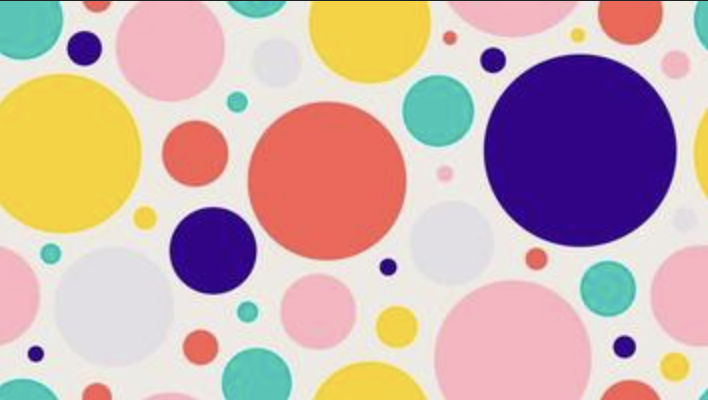
#> input picture circles2.png, 708 x 400 px, found by its file name
$ python objectdetection2.py
#> lines starting #> are read from the running program, lines starting #| are printed output that depends on the picture; after the words box and inside, x2 and y2 are one past the last pixel; in counts of white or black regions, pixels touching at a corner belong together
import cv2
import numpy as np

image1 = cv2.imread("Object Detection/circles2.png", cv2.IMREAD_COLOR )
#> image1 is the input picture: shape (400, 708, 3); mean B, G, R 174.1, 176.5, 203.2
# the image is in black and white but we are giving the computer an illusion that it is in color

grey = cv2.cvtColor(image1, cv2.COLOR_BGR2GRAY)
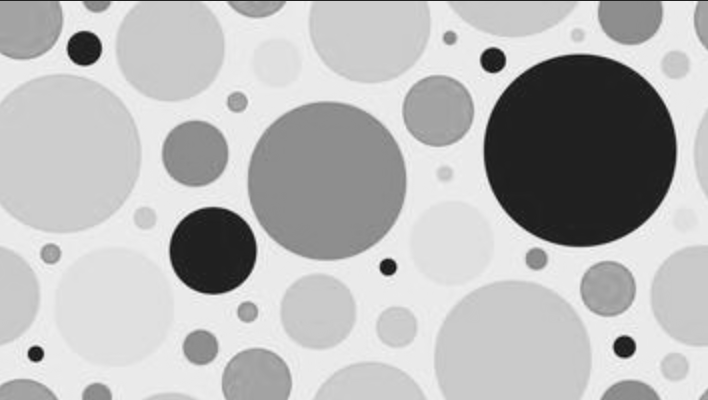
#> grey: shape (400, 708); min 17, max 247, mean 184.2
# we are converting the image into greyscale as for the requirement for object detection by the computer

blurgrey = cv2.blur(grey, (3,3))

detectedcircles = cv2.HoughCircles(blurgrey, cv2.HOUGH_GRADIENT, 1, 20, param1=50, param2= 30, minRadius=1, maxRadius=200)
#> detectedcircles = 33 rows, first 8: [579.5, 149.5, 96.1], [327.5, 181.5, 80.2], [170.5, 46.5, 54.9], [212.5, 250.5, 44], [62.5, 153.5, 78.9], [437.5, 110.5, 35.3], [513.5, 359.5, 79.5], [368.5, 22.5, 60.2]
# houghcircles is a function to find the circles, blurgrey is a grid of the image, houghgradient is used to detect the circles
# number 1 is the resolution, 20 is the minimum distance between the circles, parameters means the machine will detect the circle even if there is a minor issue, the radius define the smallest and largest circles.

if detectedcircles is not None:
    detectedcircles = np.uint16(np.around(detectedcircles))
#> detectedcircles = 33 rows, first 8: [580, 150, 96], [328, 182, 80], [170, 46, 55], [212, 250, 44], [62, 154, 79], [438, 110, 35], [514, 360, 80], [368, 22, 60]
    #  the circles are converted into numbers using unified integer datatype

    for i in detectedcircles[0,:]:
        x,y,z = i[0], i[1], i[2]
        cv2.circle(image1, (x,y), z, (255,0,0), 5)
        cv2.circle(image1, (x,y), 1, (0, 0, 255), 5)
        cv2.imshow("detectedcircles", image1)
        cv2.waitKey(0)
#> this loop made 33 passes
#> (x, y, z) on passes 1 to 12: (580, 150, 96), (328, 182, 80), (170, 46, 55), (212, 250, 44), (62, 154, 79), (438, 110, 35), (514, 360, 80), (368, 22, 60), (318, 312, 38), (608, 288, 28), (256, 384, 35), (194, 154, 32)
#> pass 1, `cv2.imshow("detectedcircles", image1)`:
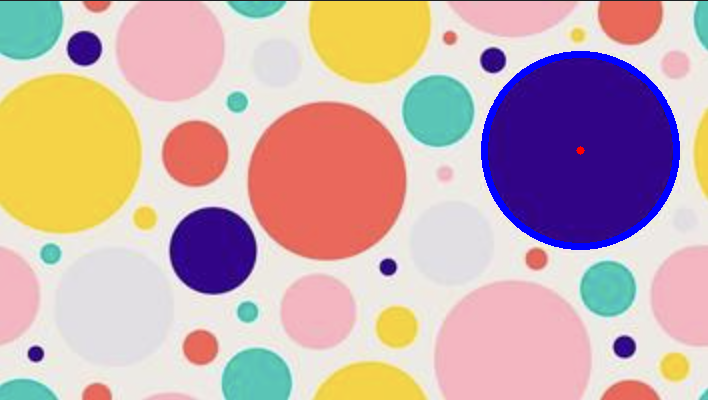
#> window 'detectedcircles': shape (400, 708, 3); mean B, G, R 175.3, 174.9, 201.3
#> pass 2, `cv2.imshow("detectedcircles", image1)`:
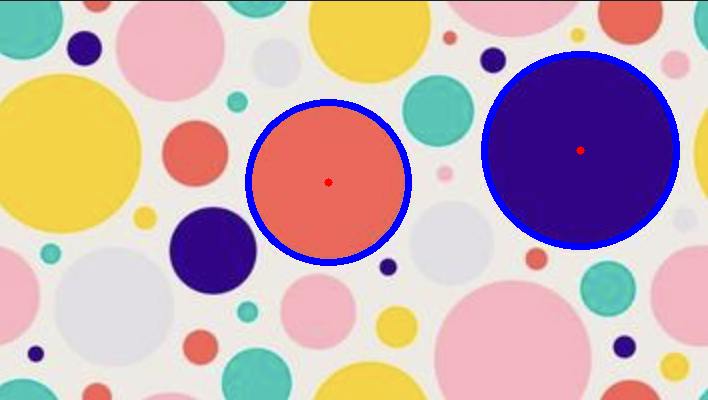
#> window 'detectedcircles': shape (400, 708, 3); mean B, G, R 176.4, 172.6, 198.4
#> after the loop:
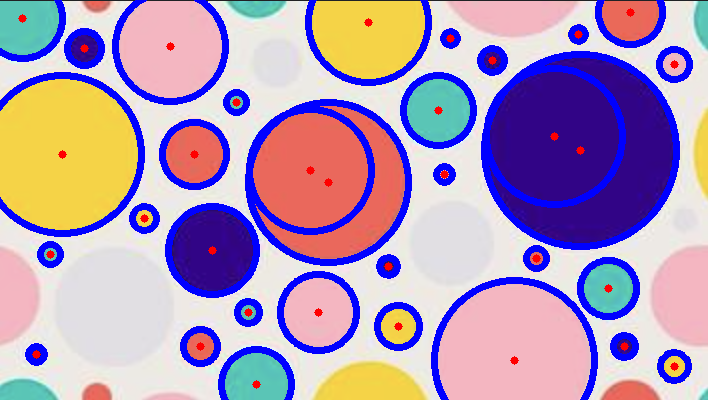
#> image1: shape (400, 708, 3); 14.64% of pixels changed, all inside (x1, y1, x2, y2) = (0, 0, 693, 400)


# [8 lines of commented-out code are left out]

cv2.destroyAllWindows()

$ run again, with circles3.png copied over circles2.png
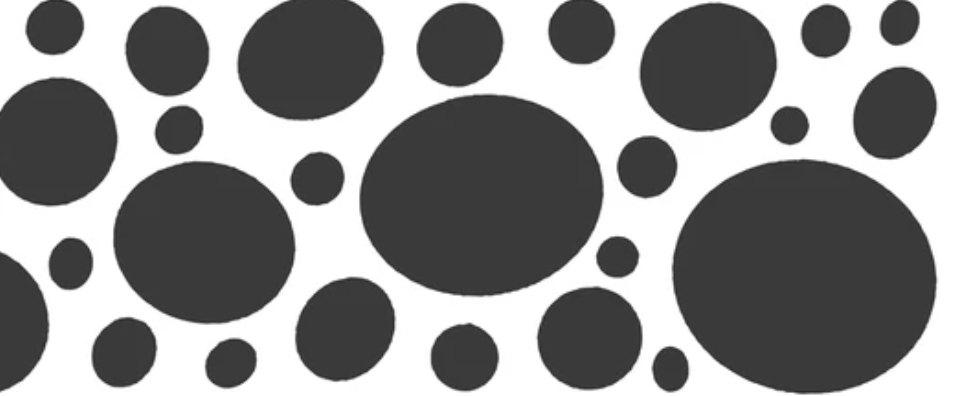
#> input picture circles3.png, 972 x 396 px, found by its file name
#> image1 is the input picture: shape (396, 972, 3); mean B, G, R 141.8, 141.8, 141.8
#> `detectedcircles = cv2.HoughCircles(blurgrey, cv2.HOUGH_GRADIENT, 1, 20..`: detectedcircles = 41 rows, first 8: [589.5, 337.5, 51.9], [823.5, 280.5, 111.5], [799.5, 261.5, 129], [777.5, 271.5, 105.1], [56.5, 137.5, 60.5], [200.5, 256.5, 95.2], [449.5, 198.5, 90], [512.5, 191.5, 89.5]
#> `detectedcircles = np.uint16(np.around(detectedcircles))`: detectedcircles = 41 rows, first 8: [590, 338, 52], [824, 280, 112], [800, 262, 129], [778, 272, 105], [56, 138, 60], [200, 256, 95], [450, 198, 90], [512, 192, 90]
#> the loop `for i in detectedcircles[0,:]:` made 41 passes
#> pass 1, `cv2.imshow("detectedcircles", image1)`:
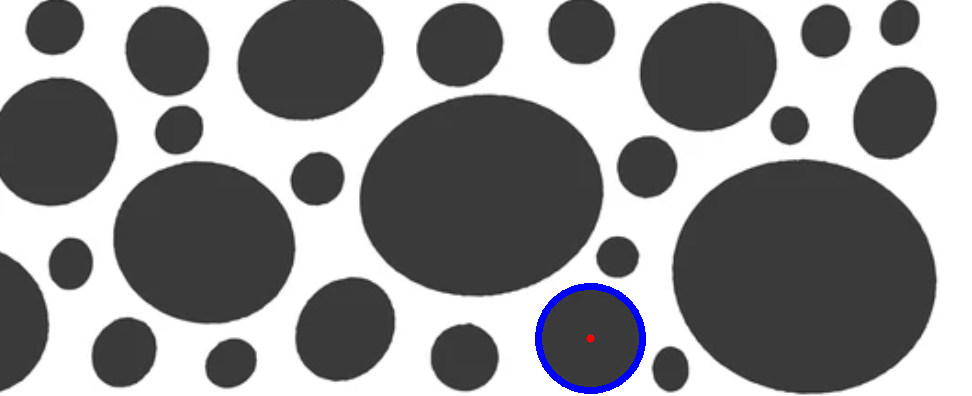
#> window 'detectedcircles': shape (396, 972, 3); mean B, G, R 142.4, 140.9, 140.9
#> after the loop `for i in detectedcircles[0,:]:`:
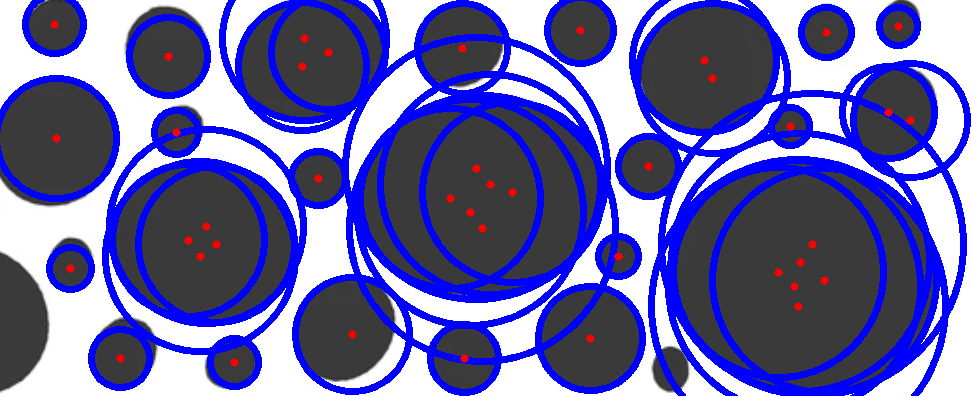
#> image1: shape (396, 972, 3); mean B, G, R 166.8, 103, 104.3
